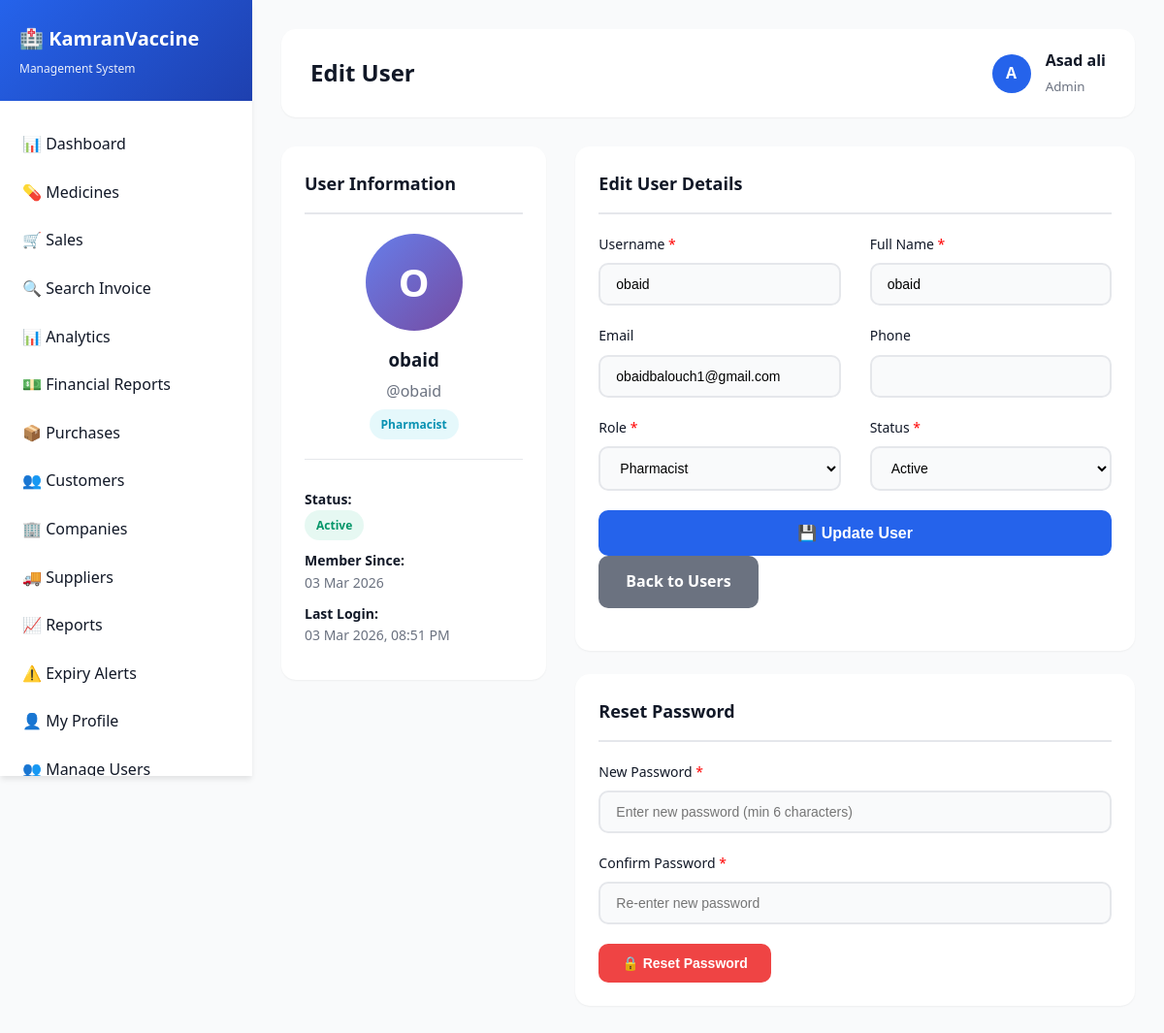
The page /admin/edit_user.php?id=5 (signed in) on the database as committed earlier.
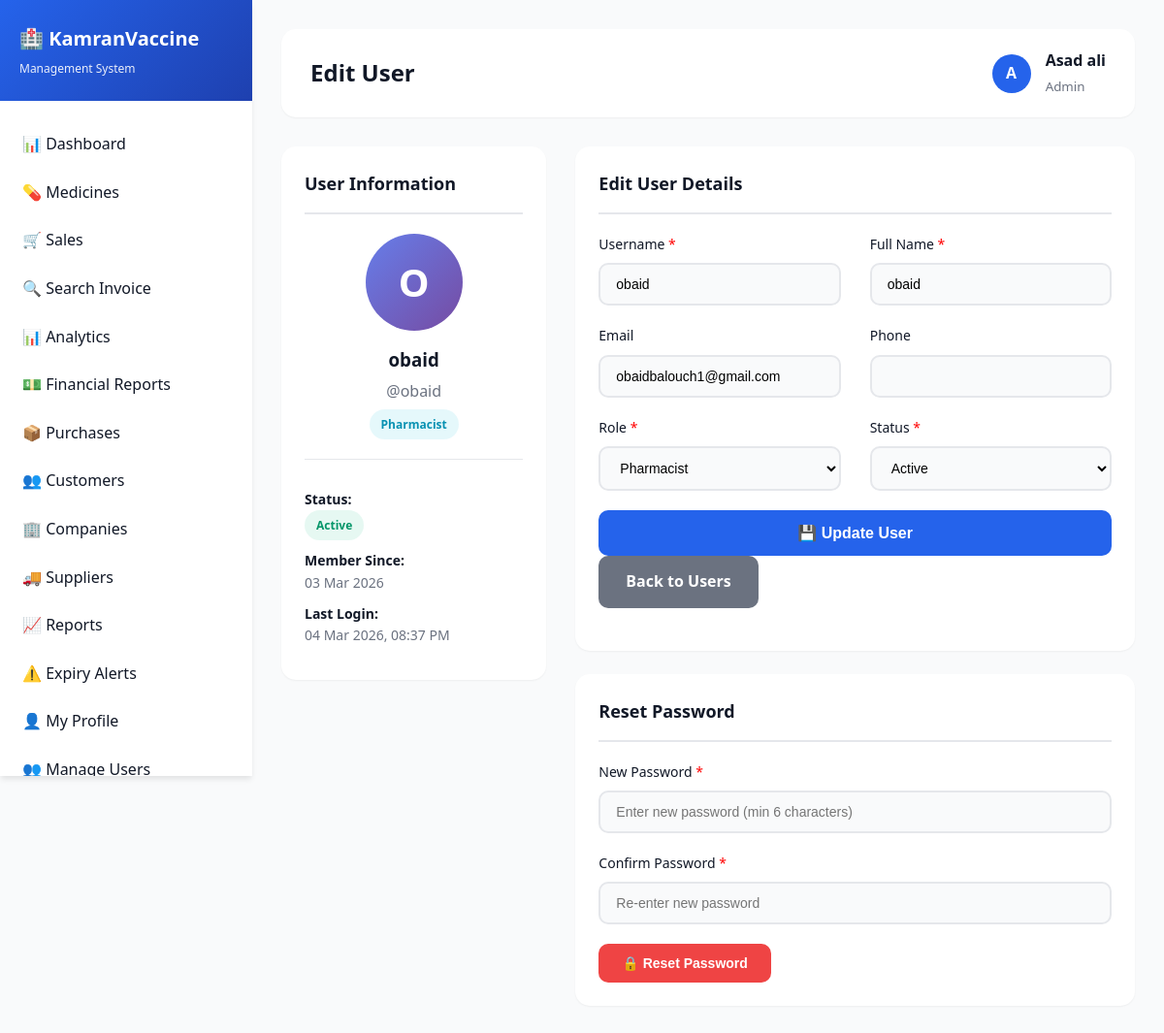
The same page on the database as committed later.
### tables this page shows
CREATE TABLE `users` (
  `id` int(11) NOT NULL AUTO_INCREMENT,
  `username` varchar(100) NOT NULL,
  `password` varchar(255) NOT NULL,
  `full_name` varchar(255) NOT NULL,
  `email` varchar(255) DEFAULT NULL,
  `phone` varchar(20) DEFAULT NULL,
  `role` enum('admin','pharmacist','cashier','manager') DEFAULT 'cashier',
  `status` enum('active','inactive') DEFAULT 'active',
  `created_at` timestamp NOT NULL DEFAULT current_timestamp(),
  `last_login` timestamp NULL DEFAULT NULL,
  PRIMARY KEY (`id`),
  UNIQUE KEY `username` (`username`),
  KEY `idx_username` (`username`),
  KEY `idx_role` (`role`)
);

### admin/edit_user.php (the view, shortened to what the changed rows need)
<?php
include("includes/header.php");
$user_id = isset($_GET['id']) ? intval($_GET['id']) : 0;
$user_query = mysqli_query($conn, "SELECT * FROM users WHERE id = $user_id");
$user = mysqli_fetch_assoc($user_query);
?>
<div class="row">
    <div class="col-md-4">
        <div class="card">
            <div class="card-body" style="text-align: center;">
                <div class="profile-avatar" style="width: 100px; height: 100px; border-radius: 50%; background: linear-gradient(135deg, #667eea 0%, #764ba2 100%); color: white; display: flex; align-items: center; justify-content: center; font-size: 40px; font-weight: bold; margin: 0 auto 15px;">
                    <?php echo strtoupper(substr($user['full_name'], 0, 1)); ?>
                </div>
                <h3 style="margin-bottom: 5px;"><?php echo $user['full_name']; ?></h3>
                <p style="color: #6b7280; margin-bottom: 5px;">@<?php echo $user['username']; ?></p>
                <span class="badge badge-<?php
                    echo $user['role'] == 'admin' ? 'danger' :
                        ($user['role'] == 'manager' ? 'warning' :
                        ($user['role'] == 'pharmacist' ? 'info' : 'secondary'));
                ?>" style="font-size: 12px;">
                    <?php echo ucfirst($user['role']); ?>
                </span>
                <div style="margin-top: 20px; padding-top: 20px; border-top: 1px solid #e5e7eb; text-align: left;">
                    <p style="margin: 10px 0; font-size: 14px;">
                        <strong>Status:</strong><br>
                        <span class="badge badge-<?php echo $user['status'] == 'active' ? 'success' : 'danger'; ?>">
                            <?php echo ucfirst($user['status']); ?>
                        </span>
                    </p>
                    <p style="margin: 10px 0; font-size: 14px;">
                        <strong>Member Since:</strong><br>
                        <span style="color: #6b7280;"><?php echo date('d M Y', strtotime($user['created_at'])); ?></span>
                    </p>
                    <?php if ($user['last_login']): ?>
                    <p style="margin: 10px 0; font-size: 14px;">
                        <strong>Last Login:</strong><br>
                        <span style="color: #6b7280;"><?php echo date('d M Y, h:i A', strtotime($user['last_login'])); ?></span>
                    </p>
                    <?php endif; ?>
                </div>
            </div>
        </div>
    </div>
    <div class="col-md-8">
        <div class="card" style="margin-bottom: 24px;">
            <div class="card-body">
                <form method="POST">
                    <div class="row">
                        <div class="col-md-6">
                            <div class="form-group">
                                <label>Username <span style="color: red;">*</span></label>
                                <input type="text" name="username" class="form-control"
                                       value="<?php echo $user['username']; ?>" required>
                            </div>
                        </div>
                        <div class="col-md-6">
                            <div class="form-group">
                                <label>Full Name <span style="color: red;">*</span></label>
                                <input type="text" name="full_name" class="form-control"
                                       value="<?php echo $user['full_name']; ?>" required>
                            </div>
                        </div>
                    </div>
                    <div class="row">
                        <div class="col-md-6">
                            <div class="form-group">
                                <label>Email</label>
                                <input type="email" name="email" class="form-control"
                                       value="<?php echo $user['email']; ?>">
                            </div>
                        </div>
                    </div>
                    <div class="row">
                        <div class="col-md-6">
                            <div class="form-group">
                                <label>Role <span style="color: red;">*</span></label>
                                <select name="role" class="form-control" required
                                        <?php echo $user_id == $_SESSION['user_id'] ? 'disabled' : ''; ?>>
                                    <option value="pharmacist" <?php echo $user['role'] == 'pharmacist' ? 'selected' : ''; ?>>Pharmacist</option>
                                </select>
                            </div>
                        </div>
                        <div class="col-md-6">
                            <div class="form-group">
                                <label>Status <span style="color: red;">*</span></label>
                                <select name="status" class="form-control" required
                                        <?php echo $user_id == $_SESSION['user_id'] ? 'disabled' : ''; ?>>
                                    <option value="active" <?php echo $user['status'] == 'active' ? 'selected' : ''; ?>>Active</option>
                                </select>
                            </div>
                        </div>
                    </div>
                </form>
            </div>
        </div>
    </div>
</div>
<?php include("includes/footer.php"); ?>

Rows that differ between the two databases and show on the page:
changed users "obaid": last_login "03 Mar 2026, 08:51 PM" → "04 Mar 2026, 08:37 PM"
